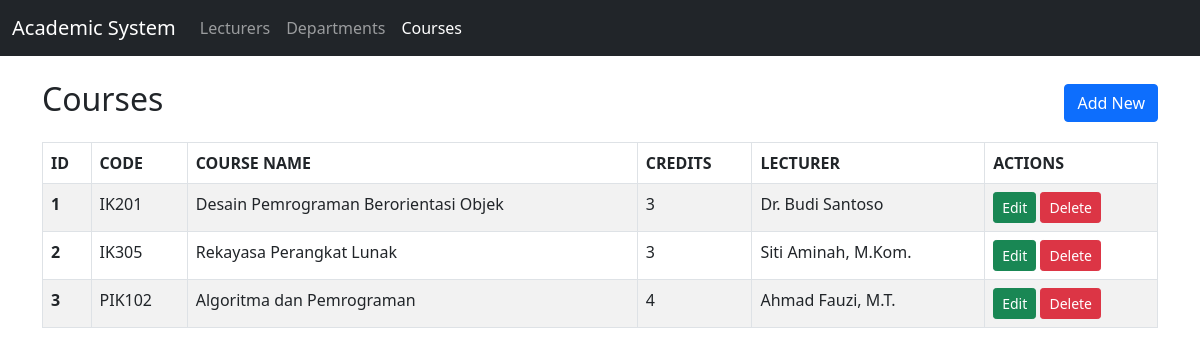
The app's page /Project/index.php?controller=course&action=index with its own data.
### tables this page shows
CREATE TABLE IF NOT EXISTS courses (
    id INT AUTO_INCREMENT PRIMARY KEY,
    course_code VARCHAR(20) NOT NULL UNIQUE,
    course_name VARCHAR(100) NOT NULL,
    credits INT NOT NULL,
    lecturer_id INT NOT NULL,
    CONSTRAINT fk_course_lecturer
        FOREIGN KEY (lecturer_id) REFERENCES lecturers(id)
        ON DELETE CASCADE
        ON UPDATE CASCADE
);

CREATE TABLE IF NOT EXISTS lecturers (
    id INT AUTO_INCREMENT PRIMARY KEY,
    name VARCHAR(100) NOT NULL,
    nidn VARCHAR(30) NOT NULL UNIQUE,
    phone VARCHAR(25) NOT NULL,
    join_date DATE NOT NULL,
    department_id INT NULL,
    CONSTRAINT fk_lecturer_department
        FOREIGN KEY (department_id) REFERENCES departments(id)
        ON DELETE SET NULL
        ON UPDATE CASCADE
);

### Project/controllers/CourseController.php (called while the page is built, shortened)
<?php
require_once __DIR__ . '/../models/Course.php';
class CourseController {
    private $courseModel;
    public function __construct() {
        $this->courseModel = new Course();
    }
    public function index() {
        $courses = $this->courseModel->getAll();
        $activePage = 'courses';
        require __DIR__ . '/../views/courses/index.php';
    }
}
?>

### Project/config/Database.php (called while the page is built, shortened)
<?php
class Database {
    private $host = "localhost";
    private $username = "root";
    private $password = "";
    private $dbname = "tp_mvc25";
    public function __construct() {
        try {
            $this->conn = new PDO("mysql:host={$this->host};dbname={$this->dbname};charset=utf8mb4", $this->username, $this->password);
        } catch (PDOException $e) {
            die("Koneksi database gagal: " . $e->getMessage());
        }
    }
}
?>

### Project/models/Course.php (called while the page is built, shortened)
<?php
require_once __DIR__ . '/../config/Database.php';
class Course {
    private $db;
    public function __construct() {
        $this->db = (new Database())->conn;
    }
    public function getAll() {
        $sql = "SELECT courses.*, lecturers.name AS lecturer_name
                FROM courses
                INNER JOIN lecturers ON courses.lecturer_id = lecturers.id
                ORDER BY courses.id ASC";
        $stmt = $this->db->prepare($sql);
        $stmt->execute();
        return $stmt->fetchAll();
    }
}
?>

### Project/views/courses/index.php (the view)
<?php
require __DIR__ . '/../layout/header.php';
?>
<div class="container my-4">
  <div class="d-flex justify-content-between align-items-center mb-3">
    <h2>Courses</h2>
    <a class="btn btn-primary" href="index.php?controller=course&action=create">Add New</a>
  </div>
  <table class="table table-bordered table-striped">
    <thead>
      <tr>
        <th>ID</th>
        <th>CODE</th>
        <th>COURSE NAME</th>
        <th>CREDITS</th>
        <th>LECTURER</th>
        <th>ACTIONS</th>
      </tr>
    </thead>
    <tbody>
      <?php foreach ($courses as $row): ?>
      <tr>
        <th><?= (int)$row['id'] ?></th>
        <td><?= htmlspecialchars($row['course_code'], ENT_QUOTES, 'UTF-8') ?></td>
        <td><?= htmlspecialchars($row['course_name'], ENT_QUOTES, 'UTF-8') ?></td>
        <td><?= (int)$row['credits'] ?></td>
        <td><?= htmlspecialchars($row['lecturer_name'], ENT_QUOTES, 'UTF-8') ?></td>
        <td>
          <a class="btn btn-success btn-sm" href="index.php?controller=course&action=edit&id=<?= (int)$row['id'] ?>">Edit</a>
          <a class="btn btn-danger btn-sm" href="index.php?controller=course&action=delete&id=<?= (int)$row['id'] ?>" onclick="return confirm('Hapus mata kuliah ini?')">Delete</a>
        </td>
      </tr>
      <?php endforeach; ?>
    </tbody>
  </table>
</div>
<?php
require __DIR__ . '/../layout/footer.php';
?>

### Project/index.php (shortened to what this page needs)
<?php
require_once __DIR__ . '/controllers/CourseController.php';
$controllerName = $_GET['controller'] ?? 'lecturer';
$action = $_GET['action'] ?? 'index';
switch ($controllerName) {
    case 'course':
        $controller = new CourseController();
        break;
}
switch ($action) {
    case 'index':
    default:
        $controller->index();
        break;
}
?>

### Project/views/layout/header.php (shortened to what this page needs)
<!doctype html>
<html lang="en">
<head>
  <link href="assets/bootstrap.min.css" rel="stylesheet">
</head>
<body>
  <nav class="navbar navbar-expand-lg navbar-dark bg-dark">
    <div class="container-fluid">
      <a class="navbar-brand" href="index.php?controller=lecturer&action=index">Academic System</a>
      <div class="collapse navbar-collapse" id="navbarNav">
        <ul class="navbar-nav">
          <li class="nav-item">
            <a class="nav-link <?= ($activePage ?? '') === 'lecturers' ? 'active' : '' ?>" href="index.php?controller=lecturer&action=index">Lecturers</a>
          </li>
          <li class="nav-item">
            <a class="nav-link <?= ($activePage ?? '') === 'departments' ? 'active' : '' ?>" href="index.php?controller=department&action=index">Departments</a>
          </li>
          <li class="nav-item">
            <a class="nav-link <?= ($activePage ?? '') === 'courses' ? 'active' : '' ?>" href="index.php?controller=course&action=index">Courses</a>
          </li>
        </ul>
      </div>
    </div>
  </nav>

### Project/views/layout/footer.php (shortened to what this page needs)
</body>
</html>

### records on screen
courses: id "1", course_code "IK201", course_name "Desain Pemrograman Berorientasi Objek", credits "3", lecturer.name "Dr. Budi Santoso"
courses: id "2", course_code "IK305", course_name "Rekayasa Perangkat Lunak", credits "3", lecturer.name "Siti Aminah, M.Kom."
courses: id "3", course_code "PIK102", course_name "Algoritma dan Pemrograman", credits "4", lecturer.name "Ahmad Fauzi, M.T."
